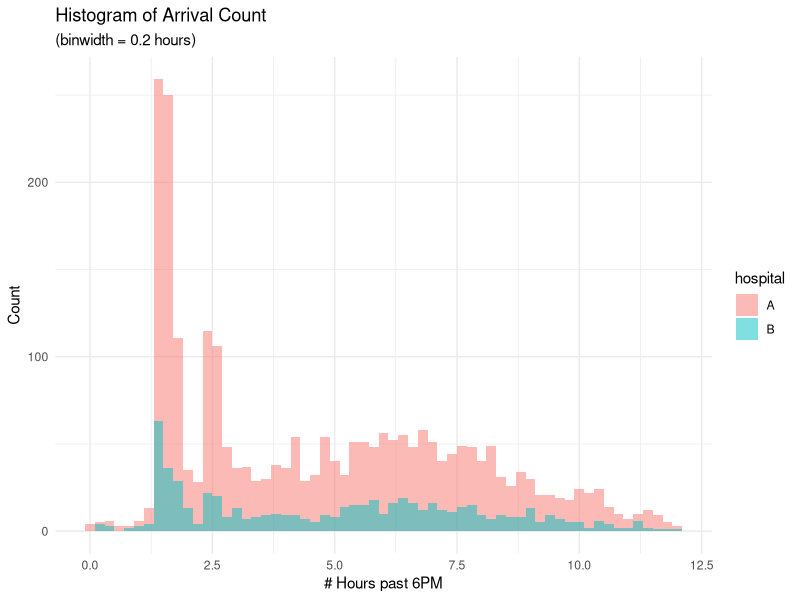

Reproduce this figure in R. (Note: this script raises an error after producing the figure.)
## ---- chunk 1
#| label: load-packages-data
#| message: false

library(tidyverse)
library(scales)
library(knitr)
library(ggplot2)
library(tidyr)
library(dplyr)
library(lme4)
## ---- chunk 2
# Read the CSV file into a dataframe
surgery_df <- read.csv("surgery_times.csv")

# View the first few rows of the dataframe
head(surgery_df)

## ---- chunk 3
# Assuming your dataframe is named 'surgery_df'
surgery_df$recalibrated_time_hour <- ifelse(surgery_df$hour >= 18.00 & surgery_df$hour <= 23.99, surgery_df$hour - 18.00,
                                       ifelse(surgery_df$hour >= 0.00 & surgery_df$hour < 6.00, surgery_df$hour + 6.00,
                                              ifelse(surgery_df$hour >= 6.00 & surgery_df$hour < 12.00, surgery_df$hour - 6.00, surgery_df$hour)))


surgery_df$recalibrated_time_minutes <- (surgery_df$recalibrated_time_hour * 60)

# View the updated dataframe
head(surgery_df)


mean(surgery_df$recalibrated_time_hour)

## ---- chunk 4
# Fit a logistic regression model
model <- glm(complication == "Yes" ~ hospital + age + dow, data = surgery_df, family = binomial)

# Summarize the model
summary(model)

## ---- chunk 5
hospital_counts <- count(surgery_df, hospital)

hospital_counts
## ---- chunk 6
p <- ggplot(surgery_df, aes(x = recalibrated_time_hour, fill = hospital)) +
  geom_histogram(binwidth = .2, alpha = 0.5, position = "identity") +
  labs(title = "Histogram of Arrival Count", subtitle = "(binwidth = 0.2 hours)", x = "# Hours past 6PM", y = "Count") +
  theme_minimal()


p
## ---- chunk 7

hospital_A_surgery <- surgery_df[surgery_df$hospital == "A", ]
hospital_B_surgery <- surgery_df[surgery_df$hospital == "B", ]

## ---- chunk 8


surgery_df$age <- as.numeric(surgery_df$age)
str(surgery_df)

ggpairs(surgery_df[, c("age", "recalibrated_time_hour", "dow")])
## ---- chunk 9
Model_with_random_effects <- glmer(complication == "Yes" ~ age + recalibrated_time_hour + dow + (1 | hospital), data = surgery_df, family = binomial)

summary(Model_with_random_effects)$coef

